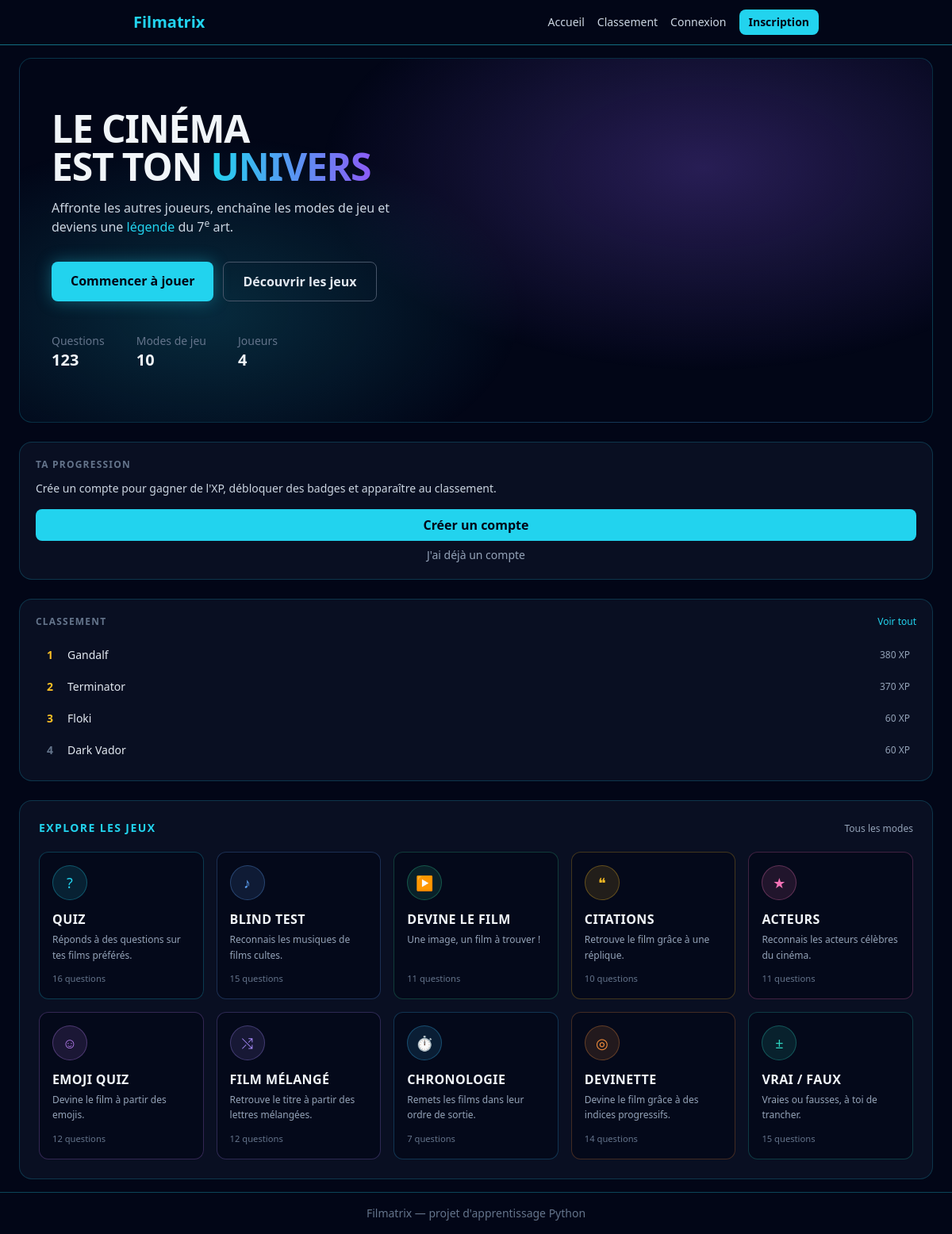
Before: / with the older database file.
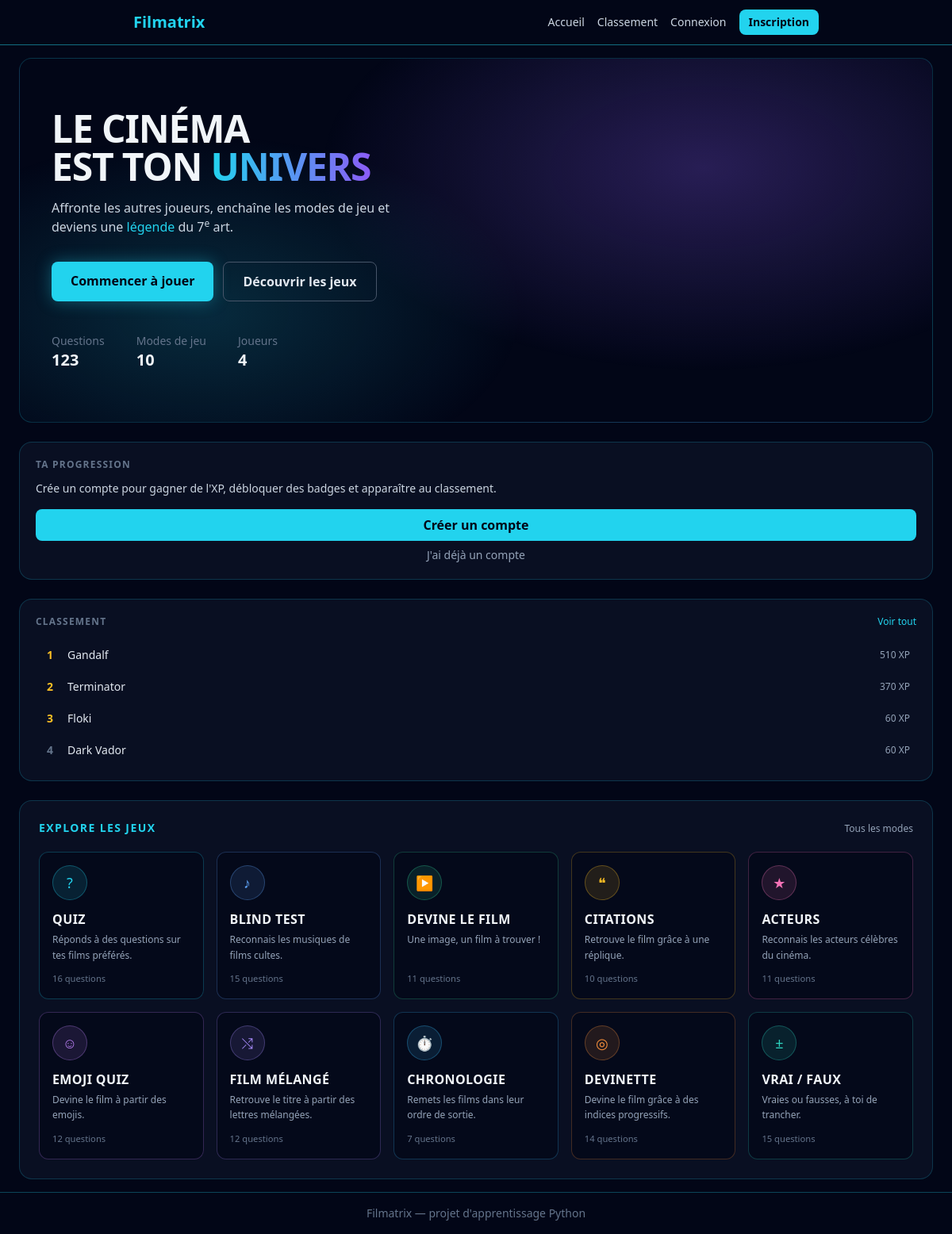
After: the same page with the newer database file.
### src/models.py (models this page shows, shortened)
class User(db.Model, UserMixin):
    __tablename__ = "users"
    id = db.Column(db.Integer, primary_key=True)
    username = db.Column(db.String(50), unique=True, nullable=False)
    email = db.Column(db.String(120), unique=True, nullable=False)
    password_hash = db.Column(db.String(255), nullable=False)
    total_xp = db.Column(db.Integer, nullable=False, default=0)
    coins = db.Column(db.Integer, nullable=False, default=0)
    equipped_title = db.Column(db.String(50), nullable=True)

### app.py (the view)
    @app.route("/")
    def home() -> str:
        question_counts = dict(
            db.session.query(Question.mode, func.count(Question.id))
            .group_by(Question.mode)
            .all()
        )
        playable_modes = [
            dict(mode, question_count=question_counts.get(mode["slug"], 0))
            for mode in GAME_MODES
            if question_counts.get(mode["slug"], 0) > 0
        ]
        top_players = User.query.order_by(User.total_xp.desc()).limit(5).all()
        level_info = None
        correct_count = 0
        if current_user.is_authenticated:
            level_info = calculate_level(current_user.total_xp)
            correct_count = Attempt.query.filter_by(
                user_id=current_user.id, is_correct=True
            ).count()
        return render_template(
            "accueil.html",
            modes=playable_modes,
            top_players=top_players,
            level_info=level_info,
            correct_count=correct_count,
            total_questions=sum(question_counts.values()),
            total_players=User.query.count(),
        )

### templates/accueil.html (shortened to what the changed rows need)
{% extends "base.html" %}
{% block content %}
<div class="max-w-6xl mx-auto flex flex-col gap-6">
    <div class="grid gap-6 xl:grid-cols-[1fr_20rem] items-start">
        <section class="hero-glow relative overflow-hidden rounded-2xl border border-cyan-400/20 bg-slate-900/60 px-6 py-12 sm:px-10 sm:py-16">
            <h1 class="text-4xl sm:text-5xl font-extrabold leading-tight tracking-tight">
                LE CINÉMA<br>
                EST TON
                <span class="bg-gradient-to-r from-cyan-400 to-violet-500 bg-clip-text text-transparent">UNIVERS</span>
            </h1>
        </section>
        <aside class="flex flex-col gap-6">
            {% if current_user.is_authenticated %}
            <section class="rounded-2xl border border-cyan-400/20 bg-slate-900/60 p-5">
                <h2 class="text-xs font-bold uppercase tracking-widest text-slate-500 mb-4">Progression</h2>
                <div class="flex items-center gap-4">
                    <div class="flex h-16 w-16 shrink-0 items-center justify-center rounded-full border-2 border-cyan-400 text-2xl font-extrabold text-cyan-400">
                        {{ level_info.level }}
                    </div>
                    <div class="min-w-0 flex-1">
                        <p class="font-bold">Niveau {{ level_info.level }}</p>
                        <div class="mt-2 h-2 w-full overflow-hidden rounded-full bg-slate-800">
                            <div class="h-2 rounded-full bg-gradient-to-r from-cyan-400 to-violet-500"
                                 style="width: {{ (level_info.xp_in_current_level / level_info.xp_for_next_level * 100) | round(1) }}%"></div>
                        </div>
                        <p class="mt-1 text-xs text-slate-500">
                            {{ level_info.xp_in_current_level }} / {{ level_info.xp_for_next_level }} XP
                        </p>
                    </div>
                </div>
                <div class="mt-5 grid grid-cols-3 gap-2 border-t border-slate-800 pt-4 text-center">
                    <div>
                        <p class="text-lg font-bold text-amber-400">{{ current_user.coins }}</p>
                        <p class="text-[0.65rem] uppercase tracking-wider text-slate-500">Pièces</p>
                    </div>
                    <div>
                        <p class="text-lg font-bold text-violet-400">{{ current_user.badges | length }}</p>
                        <p class="text-[0.65rem] uppercase tracking-wider text-slate-500">Badges</p>
                    </div>
                    <div>
                        <p class="text-lg font-bold text-emerald-400">{{ correct_count }}</p>
                        <p class="text-[0.65rem] uppercase tracking-wider text-slate-500">Réussies</p>
                    </div>
                </div>
            </section>
            {% else %}
            <section class="rounded-2xl border border-cyan-400/20 bg-slate-900/60 p-5">
                <h2 class="text-xs font-bold uppercase tracking-widest text-slate-500 mb-3">Ta progression</h2>
            </section>
            {% endif %}
            <section class="rounded-2xl border border-cyan-400/20 bg-slate-900/60 p-5">
                <div class="mb-4 flex items-baseline justify-between">
                    <h2 class="text-xs font-bold uppercase tracking-widest text-slate-500">Classement</h2>
                </div>
                {% if top_players %}
                <ol class="flex flex-col gap-1">
                    {% for player in top_players %}
                    {% set is_me = current_user.is_authenticated and player.id == current_user.id %}
                    <li class="flex items-center gap-3 rounded-lg px-2 py-2 text-sm {% if is_me %}bg-cyan-400/10 ring-1 ring-cyan-400/40{% endif %}">
                        <span class="w-5 shrink-0 text-center font-bold {% if loop.index <= 3 %}text-amber-400{% else %}text-slate-500{% endif %}">
                            {{ loop.index }}
                        </span>
                        <span class="min-w-0 flex-1 truncate {% if is_me %}text-cyan-300 font-bold{% else %}text-slate-200{% endif %}">
                            {{ player.username }}
                        </span>
                        <span class="shrink-0 text-xs text-slate-400">{{ player.total_xp }} XP</span>
                    </li>
                    {% endfor %}
                </ol>
                {% else %}
                <p class="text-sm text-slate-500">Aucun joueur classé pour le moment.</p>
                {% endif %}
            </section>
        </aside>
    </div>
    <section id="modes" class="rounded-2xl border border-cyan-400/20 bg-slate-900/60 p-5 sm:p-6">
        <div class="mb-5 flex items-baseline justify-between">
            <h2 class="text-sm font-bold uppercase tracking-widest text-cyan-400">Explore les jeux</h2>
        </div>
    </section>
</div>
{% endblock %}

Changed rows visible on the page:
changed User "Gandalf": total_xp "380" → "510"
